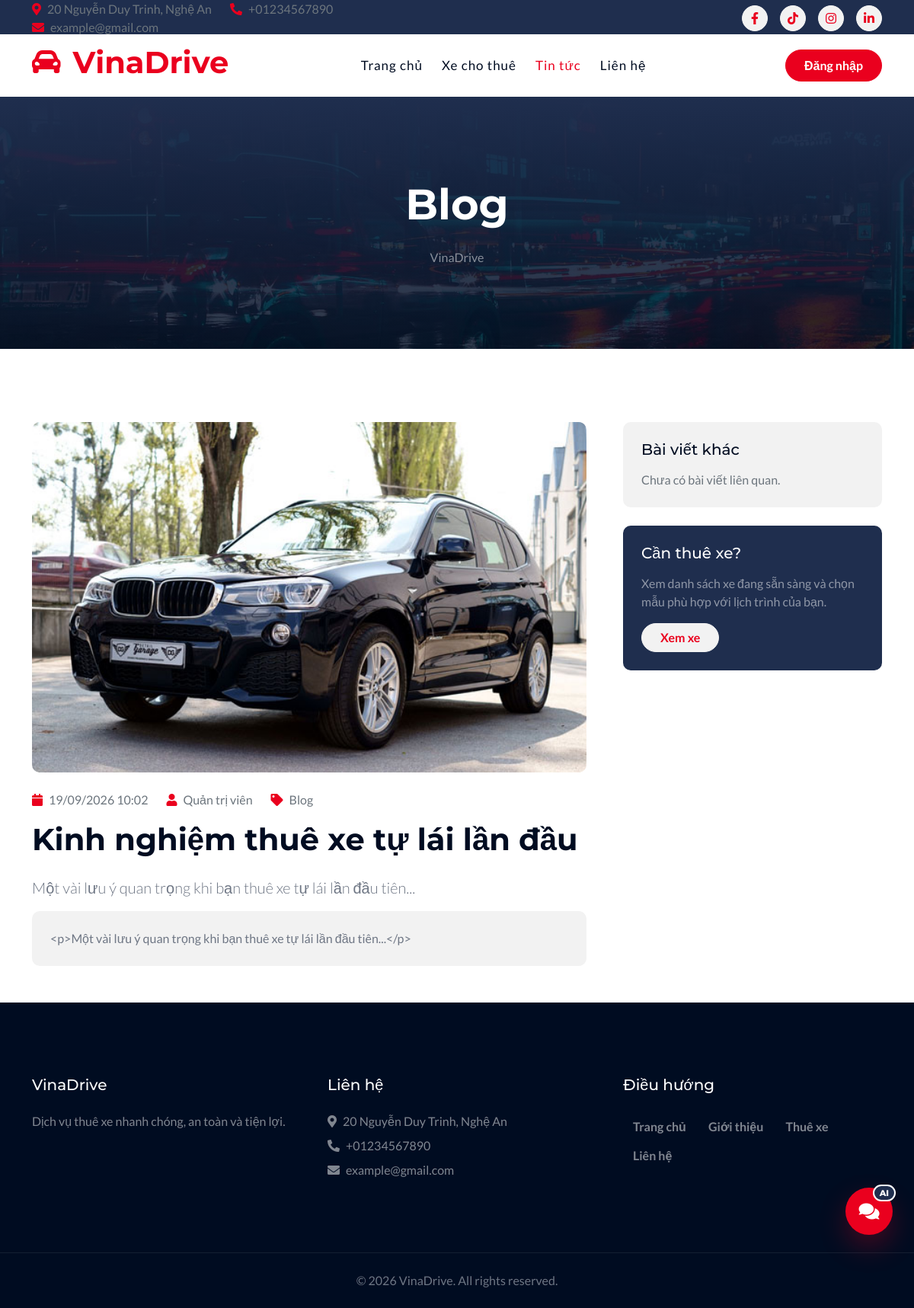
The app's page /blog/kinh-nghiem-thue-xe-tu-lai-lan-dau with its own data.
### tables this page shows
CREATE TABLE `blogs` (
    `BlogID`    INT(11) NOT NULL AUTO_INCREMENT,
    `Title`     VARCHAR(255) NOT NULL,
    `Slug`      VARCHAR(255) NOT NULL,
    `Content`   LONGTEXT DEFAULT NULL,
    `Thumbnail` VARCHAR(255) DEFAULT NULL,
    `AuthorID`  INT(11) DEFAULT NULL,
    `CreatedAt` DATETIME DEFAULT CURRENT_TIMESTAMP,
    `UpdatedAt` DATETIME DEFAULT NULL,
    `Status`    VARCHAR(20) DEFAULT 'Published',
    PRIMARY KEY (`BlogID`),
    UNIQUE KEY `Slug` (`Slug`),
    KEY `AuthorID` (`AuthorID`),
    CONSTRAINT `fk_blogs_author` FOREIGN KEY (`AuthorID`) REFERENCES `users` (`UserID`)
);

CREATE TABLE `menus` (
    `MenuID`       INT(11) NOT NULL AUTO_INCREMENT,
    `MenuName`     VARCHAR(100) NOT NULL,
    `URL`          VARCHAR(255) DEFAULT NULL,
    `ParentID`     INT(11) DEFAULT NULL,
    `DisplayOrder` INT(11) DEFAULT 0,
    `IsActive`     TINYINT(1) DEFAULT 1,
    PRIMARY KEY (`MenuID`),
    KEY `ParentID` (`ParentID`),
    CONSTRAINT `fk_menus_parent` FOREIGN KEY (`ParentID`) REFERENCES `menus` (`MenuID`)
);

CREATE TABLE `users` (
    `UserID`                INT(11) NOT NULL AUTO_INCREMENT,
    `FullName`              VARCHAR(150) NOT NULL,
    `Email`                 VARCHAR(150) NOT NULL,
    `Phone`                 VARCHAR(20) DEFAULT NULL,
     
     
     
    `PasswordHash`          VARCHAR(255) NOT NULL,
    `Address`               VARCHAR(255) DEFAULT NULL,
    `Avatar`                VARCHAR(255) DEFAULT NULL,
    `LicenseNumber`         VARCHAR(50) DEFAULT NULL,
    `LicenseFrontImage`     VARCHAR(255) DEFAULT NULL,
    `LicenseBackImage`      VARCHAR(255) DEFAULT NULL,
    `LicenseVerifiedStatus` VARCHAR(30) DEFAULT 'Pending',
    `LicenseUploadedAt`     DATETIME DEFAULT NULL,
    `RoleID`                INT(11) NOT NULL,
    `Status`                VARCHAR(20) DEFAULT 'Active',
    `CreatedAt`             DATETIME DEFAULT CURRENT_TIMESTAMP,
    `UpdatedAt`             DATETIME DEFAULT NULL ON UPDATE CURRENT_TIMESTAMP,
    PRIMARY KEY (`UserID`),
    UNIQUE KEY `Email` (`Email`),
    UNIQUE KEY `Phone` (`Phone`),
    KEY `RoleID` (`RoleID`),
    CONSTRAINT `fk_users_role` FOREIGN KEY (`RoleID`) REFERENCES `roles` (`RoleID`)
);

### app/Views/frontend/layout/main.php (the view, shortened to what the rows shown need)
<?php
$activePage = $activePage ?? '';
$db = Database::connection();
$menuResult = $db->query("
    SELECT MenuID, MenuName, URL, ParentID, DisplayOrder, IsActive
    FROM menus
    WHERE IsActive = 1 AND (ParentID IS NULL OR ParentID = 0)
    ORDER BY DisplayOrder ASC, MenuID ASC
");
$headerNotifications = [];
$headerNotificationCount = 0;
?>
<!DOCTYPE html>
<html lang="vi">
<head>
    <link rel="stylesheet" href="https://use.fontawesome.com/releases/v5.15.4/css/all.css"/>
    <link href="https://cdn.jsdelivr.net/npm/bootstrap-icons@1.4.1/font/bootstrap-icons.css" rel="stylesheet">
    <link href="/Carrental/public/frontend/lib/animate/animate.min.css" rel="stylesheet">
    <link href="/Carrental/public/frontend/lib/owlcarousel/assets/owl.carousel.min.css" rel="stylesheet">
    <link href="/Carrental/public/frontend/assets/css/bootstrap.min.css" rel="stylesheet">
    <link href="/Carrental/public/frontend/assets/css/style.css?v=8" rel="stylesheet">
</head>
<body>
<div class="container-fluid topbar bg-secondary d-none d-xl-block w-100">
    <div class="container">
        <div class="row gx-0 align-items-center" style="height: 45px;">
            <div class="col-lg-6 text-center text-lg-start mb-lg-0">
                <div class="d-flex flex-wrap">
                    <a href="#" class="text-muted me-4"><i class="fas fa-map-marker-alt text-primary me-2"></i>20 Nguyễn Duy Trinh, Nghệ An</a>
                    <a href="tel:+01234567890" class="text-muted me-4"><i class="fas fa-phone-alt text-primary me-2"></i>+01234567890</a>
                    <a href="mailto:example@gmail.com" class="text-muted me-0"><i class="fas fa-envelope text-primary me-2"></i>example@gmail.com</a>
                </div>
            </div>
            <div class="col-lg-6 text-center text-lg-end">
                <div class="d-flex align-items-center justify-content-end">
                    <a href="#" class="btn btn-light btn-sm-square rounded-circle me-3"><i class="fab fa-facebook-f"></i></a>
                    <a href="#" class="btn btn-light btn-sm-square rounded-circle me-3"><i class="fab fa-tiktok"></i></a>
                    <a href="#" class="btn btn-light btn-sm-square rounded-circle me-3"><i class="fab fa-instagram"></i></a>
                    <a href="#" class="btn btn-light btn-sm-square rounded-circle me-0"><i class="fab fa-linkedin-in"></i></a>
                </div>
            </div>
        </div>
    </div>
</div>
<div class="container-fluid nav-bar sticky-top px-0 px-lg-4 py-2 py-lg-0">
    <div class="container">
        <nav class="navbar navbar-expand-lg navbar-light">
            <a href="/Carrental/" class="navbar-brand p-0">
                <h1 class="display-6 text-primary"><i class="fas fa-car-alt me-3"></i>VinaDrive</h1>
            </a>
            <div class="collapse navbar-collapse" id="navbarCollapse">
                <div class="navbar-nav mx-auto py-0">
                    <?php if ($menuResult && $menuResult->num_rows > 0): ?>
                        <?php while ($menu = $menuResult->fetch_assoc()): ?>
                            <?php
                                $menuName = trim($menu['MenuName'] ?? '');
                                $menuUrl = trim($menu['URL'] ?? '#');
                                $activePageNormalized = strtolower(trim($activePage));
                                $menuNameNormalized = strtolower($menuName);
                                $menuFileNormalized = strtolower(trim(pathinfo($menuUrl, PATHINFO_FILENAME)));
                                $isActive = $activePageNormalized !== '' && ($activePageNormalized === $menuNameNormalized || $activePageNormalized === $menuFileNormalized);
                            ?>
                            <a href="<?= htmlspecialchars($menuUrl) ?>" class="nav-item nav-link <?= $isActive ? 'active' : '' ?>"><?= htmlspecialchars($menuName) ?></a>
                        <?php endwhile; ?>
                    <?php endif; ?>
                </div>
                <div class="d-flex align-items-center gap-2 header-actions">
                    <?php if (!empty($_SESSION['user_id'])): ?>
                        <div class="dropdown notification-menu">
                            <button class="btn btn-outline-primary header-icon-btn position-relative" type="button" data-bs-toggle="dropdown" aria-expanded="false" title="Thong bao">
                                <i class="fas fa-bell"></i>
                                <?php if ($headerNotificationCount > 0): ?>
                                    <span class="header-badge"><?= min($headerNotificationCount, 99) ?></span>
                                <?php endif; ?>
                            </button>
                            <div class="dropdown-menu dropdown-menu-end notification-dropdown shadow">
                                <div class="dropdown-header fw-bold text-dark">Thông báo</div>
                                <?php if (!empty($headerNotifications)): ?>
                                    <?php foreach ($headerNotifications as $notice): ?>
                                        <a class="dropdown-item notification-item" href="<?= htmlspecialchars($notice['url']) ?>">
                                            <i class="fas <?= htmlspecialchars($notice['icon']) ?> text-primary me-2"></i>
                                            <span><?= htmlspecialchars($notice['text']) ?></span>
                                        </a>
                                    <?php endforeach; ?>
                                <?php else: ?>
                                    <div class="dropdown-item-text text-muted small">Chưa có thông báo mới.</div>
                                <?php endif; ?>
                            </div>
                        </div>
                        <div class="dropdown user-menu">
                            <button class="btn btn-primary header-user-btn" type="button" data-bs-toggle="dropdown" aria-expanded="false">
                                <i class="fas fa-user"></i>
                                <span class="header-user-name"><?= htmlspecialchars($_SESSION['name'] ?? 'Tai khoan') ?></span>
                                <i class="fas fa-chevron-down small"></i>
                            </button>
                            <div class="dropdown-menu dropdown-menu-end user-dropdown shadow">
                                <a class="dropdown-item" href="/Carrental/profile"><i class="fas fa-user-circle me-2 text-primary"></i> Tài khoản</a>
                                <a class="dropdown-item" href="/Carrental/my-bookings"><i class="fas fa-calendar-check me-2 text-primary"></i> Đơn đặt xe</a>
                                <a class="dropdown-item" href="/Carrental/my-payments"><i class="fas fa-credit-card me-2 text-primary"></i> Thanh toán</a>
                                <?php if ((int) ($_SESSION['role_id'] ?? 0) === 1 || (int) ($_SESSION['role_id'] ?? 0) === 2): ?>
                                    <div class="dropdown-divider"></div>
                                    <a class="dropdown-item" href="/Carrental/admin/dashboard"><i class="fas fa-tools me-2 text-danger"></i> Trang quản trị</a>
                                <?php endif; ?>
                                <div class="dropdown-divider"></div>
                                <a class="dropdown-item text-danger" href="/Carrental/logout"><i class="fas fa-sign-out-alt me-2"></i> Đăng xuất</a>
                            </div>
                        </div>
                    <?php else: ?>
                        <a href="/Carrental/login" class="btn btn-primary rounded-pill py-2 px-4">Đăng nhập</a>
                    <?php endif; ?>
                </div>
            </div>
        </nav>
    </div>
</div>
<?= $content ?>
<div class="container-fluid footer py-5 wow fadeIn" data-wow-delay="0.2s">
    <div class="container py-5">
        <div class="row g-5">
            <div class="col-md-6 col-lg-4">
                <h5 class="text-white mb-4">VinaDrive</h5>
                <p class="text-white-50">Dịch vụ thuê xe nhanh chóng, an toàn và tiện lợi.</p>
            </div>
            <div class="col-md-6 col-lg-4">
                <h5 class="text-white mb-4">Liên hệ</h5>
                <p class="text-white-50 mb-2"><i class="fa fa-map-marker-alt me-2"></i>20 Nguyễn Duy Trinh, Nghệ An</p>
                <p class="text-white-50 mb-2"><i class="fa fa-phone-alt me-2"></i>+01234567890</p>
                <p class="text-white-50 mb-0"><i class="fa fa-envelope me-2"></i>example@gmail.com</p>
            </div>
            <div class="col-md-6 col-lg-4">
                <h5 class="text-white mb-4">Điều hướng</h5>
                <a class="btn btn-link text-white-50" href="/Carrental/">Trang chủ</a>
                <a class="btn btn-link text-white-50" href="/Carrental/about">Giới thiệu</a>
                <a class="btn btn-link text-white-50" href="/Carrental/vehicle">Thuê xe</a>
                <a class="btn btn-link text-white-50" href="/Carrental/contact">Liên hệ</a>
            </div>
        </div>
    </div>
</div>
<div class="container-fluid copyright py-4">
    <div class="container text-center">
        <span>© <?= date('Y') ?> VinaDrive. All rights reserved.</span>
    </div>
</div>
<div class="ai-chat-widget" data-ai-chat>
    <button class="ai-chat-toggle" type="button" aria-label="Mở trợ lý AI" aria-expanded="false">
        <i class="fas fa-comments"></i>
        <span class="ai-chat-notice">AI</span>
    </button>
</div>
</body>
</html>

### app/Views/frontend/pages/blog-detail.php
<?php
$imageSrc = blogThumbnailSrc($post['Thumbnail'] ?? '', '/Carrental/public/frontend/assets/img/', '/Carrental/public/frontend/assets/img/cars/blog-1.jpg');
$author = $post['FullName'] ?? 'VinaDrive';
?>
<div class="container-fluid bg-breadcrumb mb-5">
    <div class="container text-center py-5" style="max-width: 900px;">
        <h4 class="text-white display-4 mb-4">Blog</h4>
        <p class="text-white-50 mb-0">VinaDrive</p>
    </div>
</div>
<div class="container-fluid py-5">
    <div class="container">
        <div class="row g-5">
            <div class="col-lg-8">
                <article>
                    <img src="<?= htmlspecialchars($imageSrc) ?>" class="blog-detail-thumb rounded w-100 mb-4" alt="<?= htmlspecialchars($post['Title']) ?>">
                    <div class="d-flex flex-wrap text-muted mb-3">
                        <span class="me-4"><i class="fa fa-calendar text-primary me-2"></i><?= htmlspecialchars(date('d/m/Y H:i', strtotime($post['CreatedAt']))) ?></span>
                        <span class="me-4"><i class="fa fa-user text-primary me-2"></i><?= htmlspecialchars($author) ?></span>
                        <span><i class="fa fa-tag text-primary me-2"></i>Blog</span>
                    </div>
                    <h1 class="display-6 mb-4"><?= htmlspecialchars($post['Title']) ?></h1>
                    <p class="lead"><?= htmlspecialchars(makeBlogExcerpt($post['Content'] ?? '', 220)) ?></p>
                    <div class="bg-light rounded p-4"><?= nl2br(htmlspecialchars($post['Content'])) ?></div>
                </article>
            </div>
            <div class="col-lg-4">
                <div class="bg-light rounded p-4 mb-4">
                    <h5 class="mb-3">Bài viết khác</h5>
                    <?php if (count($relatedPosts) > 0): ?>
                        <?php foreach ($relatedPosts as $related): ?>
                            <?php $relatedImageSrc = blogThumbnailSrc($related['Thumbnail'] ?? '', '/Carrental/public/frontend/assets/img/', '/Carrental/public/frontend/assets/img/cars/blog-2.jpg'); ?>
                            <a href="/Carrental/blog/<?= urlencode($related['Slug']) ?>" class="d-flex text-decoration-none mb-3">
                                <img src="<?= htmlspecialchars($relatedImageSrc) ?>" alt="" style="width:88px;height:64px;object-fit:cover;border-radius:6px;">
                                <span class="ms-3">
                                    <strong class="d-block text-dark"><?= htmlspecialchars($related['Title']) ?></strong>
                                    <small class="text-muted"><?= htmlspecialchars(date('d/m/Y', strtotime($related['CreatedAt']))) ?></small>
                                </span>
                            </a>
                        <?php endforeach; ?>
                    <?php else: ?>
                        <p class="mb-0 text-muted">Chưa có bài viết liên quan.</p>
                    <?php endif; ?>
                </div>
                <div class="bg-secondary rounded p-4">
                    <h5 class="text-white mb-3">Cần thuê xe?</h5>
                    <p class="text-white-50">Xem danh sách xe đang sẵn sàng và chọn mẫu phù hợp với lịch trình của bạn.</p>
                    <a href="/Carrental/vehicle" class="btn btn-light rounded-pill px-4">Xem xe</a>
                </div>
            </div>
        </div>
    </div>
</div>

### app/Core/Router.php (shortened to what the rows shown need)
<?php
class Router
{
    private array $routes = [];
    public function get(string $path, array $handler): void
    {
        $this->routes['GET'][] = [$path, $handler];
    }
    public function post(string $path, array $handler): void
    {
        $this->routes['POST'][] = [$path, $handler];
    }
    public function dispatch(string $basePath = ''): void
    {
        $method = $_SERVER['REQUEST_METHOD'] ?? 'GET';
        $uri = parse_url($_SERVER['REQUEST_URI'] ?? '/', PHP_URL_PATH);
        if ($basePath !== '' && str_starts_with($uri, $basePath)) {
            $uri = substr($uri, strlen($basePath));
        }
        $uri = '/' . trim($uri, '/');
        foreach ($this->routes[$method] ?? [] as [$routePath, $handler]) {
            $params = $this->match($routePath, $uri);
            if ($params !== null) {
                [$controllerClass, $action] = $handler;
                $controller = new $controllerClass();
                call_user_func_array([$controller, $action], $params);
                return;
            }
        }
    }
    private function match(string $routePath, string $uri): ?array
    {
        $paramNames = [];
        $pattern = preg_replace_callback('/\{(\w+)\}/', function ($m) use (&$paramNames) {
            $paramNames[] = $m[1];
            return '([^/]+)';
        }, $routePath);
        $pattern = '#^' . $pattern . '$#';
        if (preg_match($pattern, $uri, $matches)) {
            array_shift($matches);
            return array_values($matches);
        }
        return null;
    }
}

### records on screen
blogs: CreatedAt "19/09/2026 10:02", AuthorID.FullName "Quản trị viên", Title "Kinh nghiệm thuê xe tự lái lần đầu", Content "Một vài lưu ý quan trọng khi bạn thuê xe tự lái lần đầu tiên...", Content "<p>Một vài lưu ý quan trọng khi bạn thuê xe tự lái lần đầu tiên...</p>"
menus: MenuName "Trang chủ"
menus: MenuName "Xe cho thuê"
menus: MenuName "Tin tức"
menus: MenuName "Liên hệ"
